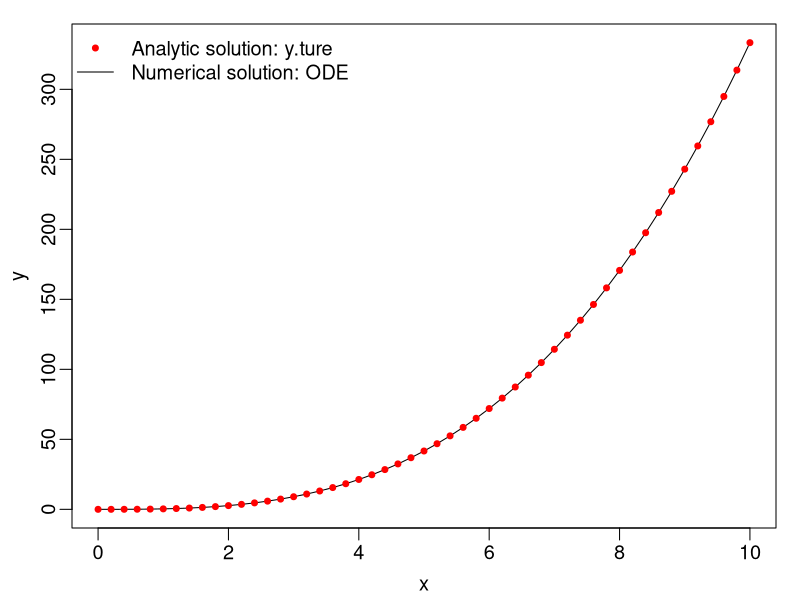

The R source for this figure: (Note: this script raises an error after producing the figure.)
## Lab 2: SIR MODEL
## SCRIPT TO TEST THE SIR MODEL

## if you haven't had it installed yet, type in the following first:
## install.packages('deSolve')
library(deSolve)

## PRE-LAB: TRY THE ODE SOLVER
## SIMPLE ODE: dy/dx=x^2
myfunc = function(x,y,parms){
  dy = x^2
  list(dy)
}
xs = seq(0,10,by = .2)
state = c(y = 0); 
out = ode(y = state, times = xs, func = myfunc, parms = NULL)

y.true = 1/3*xs^3

## check if the ode is working
par(mar = c(3,3,1,1), mgp = c(1.8,.5,0), cex = 1.2)
plot(out[,1], out[,2], xlab = 'x',ylab = 'y', type = 'l')
points(xs,y.true,col = 'red', pch = 20)
legend('topleft', legend = c('Analytic solution: y.ture','Numerical solution: ODE'),
       col = c('red','black'), lty = c(NA,1), pch = c(20,NA), bty = 'n')

## try the SIR
SIR = function(t, state, parameters){
  with(as.list(c(state, parameters)),{
    # rate of change
    dS = -beta*S*I/N;
    dI = beta*S*I/N - gamma*I;
    dR = gamma * I;
    # return the rate of change
    list(c(dS,dI, dR))
  }) # end with(as.list...)
}


# specify initial conditions/parameters
N = 1e5; # population size
I0 = 10; # initial No. of Infectious people
S0 = N - I0;  # initial No. of Susceptible people
state = c(S = S0, I = I0);  # store the inital conditions I & S together 
parameters = c(beta = .5, gamma = .3);  # store the model parameters

times = seq(0,100, by = 1);
sim = ode(y = state, times = times, func = SIR, parms = parameters);

View(sim)  # to see what's in the model output 'sim'
s = sim[,'S']/N
i = sim[,'I']/N


################################################################################
## YOU CAN USE THE FOLLOWING SECTION TO SEE THE CHANGES IN S AND I STEP BY STEP
################################################################################
## CHANGE IN NUMBER OF INFECTIOUS
numWk = 15; tmstep = 7; # weekly increase
wklyS = wklyI = rep(0,numWk + 1);
wklyS[1] = S0; wklyI[1] = I0;
wk = 1; # first week
times = seq(tmstep*(wk - 1),tmstep*wk, by = 1);
state = c(S = wklyS[wk], I = wklyI[wk])
sim = ode(y = state, times = times, func = SIR, parms = parameters);
wklyS[wk + 1] = tail(sim[,'S'],1); # save new state
wklyI[wk + 1] = tail(sim[,'I'],1);
plot(sim[,'time'], sim[,'I'], ylim = c(0, N*.12), xlim = c(0,tmstep*numWk),
     ylab = 'I', xlab = 'Time', pch = 20)
for (wk in 2:numWk) {
  times = seq(tmstep*(wk - 1), tmstep*wk, by = 1);
  state = c(S = wklyS[wk], I = wklyI[wk])
  sim = ode(y = state, times = times, func = SIR, parms = parameters);
  wklyS[wk + 1] = tail(sim[,'S'], 1); # save new state
  wklyI[wk + 1] = tail(sim[,'I'], 1);
  points(tail(sim[,'time'], tmstep), tail(sim[,'I'],tmstep), pch = 20)
  readline("Press <return to continue") ## PRESS ENTER TO PROCEED
}

## CHANGE IN THE NUMBER OF SUSCEPTIBLES
wklyS = wklyI = rep(0, numWk + 1);
wklyS[1] = S0; wklyI[1] = I0;
wk = 1; # first week
times = seq(tmstep*(wk - 1), tmstep*wk,by = 1);
state = c(S = wklyS[wk], I = wklyI[wk])
sim = ode(y = state, times = times, func = SIR, parms = parameters);
wklyS[wk + 1] = tail(sim[,'S'], 1); # save new state
wklyI[wk + 1] = tail(sim[,'I'], 1);
plot(sim[,'time'], sim[,'S']/N, ylim = c(0,1), xlim = c(0,tmstep*numWk),
     ylab = '% Susceptible', xlab = 'Time', pch = 20)
for (wk in 2:numWk) {
  times = seq(tmstep*(wk - 1), tmstep*wk, by = 1);
  state = c(S = wklyS[wk], I = wklyI[wk])
  sim = ode(y = state, times = times, func = SIR, parms = parameters);
  wklyS[wk + 1] = tail(sim[,'S'], 1); # save new state
  wklyI[wk + 1] = tail(sim[,'I'], 1);
  points(tail(sim[,'time'], tmstep), tail(sim[,'S']/N,tmstep), pch = 20)
  readline("Press <return to continue") ## PRESS ENTER TO PROCEED
}


## LAB REPORT EXERCISES:


################################################################################
## Q1: What do we find R (# recovered)?

# Compute and plot R over time for the following epidemic setting. What is the final epidemic size (i.e. R at the end of the epidemic)?
################################################################################

# Specifying the initial conditions/parameters:

N = 1e5; # N, the population size
I0 = 10; # I, the initial # of Infectious people
S0 = N - I0;  # S, the initial # of Susceptible people
R0 = N - I0 - S0; # Calculating R0 with the R = N - I - S equation
state = c(S = S0, I = I0, R = R0);  # Storing the inital conditions I & S & R together 
parameters = c(beta = .5, gamma = .3);  # Storing the model parameters beta and gamma

times = seq(0,365, by = 1); # Running for 365 days (a year)
sim = ode(y = state, times = times, func = SIR, parms = parameters);

View(sim)
s = sim[, 'S']/N
i = sim[, 'I']/N
r = sim[, 'R']/N

#plot R over time 

plot(times, sim[, 'R'],
     xlab = 'Day',
     ylab = 'Recovered (R)',
     type = 'l', lty = 1,
     col = 'red', lwd = 2,
     main = 'Plotting Recovered over the course of Epidemic Year')

sim[366, 'R']

# R = N-sim[,"I"]-sim[,"S"] if you don't edit the SIR

################################################################################
## Q2: TEST HOW BETA AND GAMMA (R0) AFFECT THE EPIDEMIC 
################################################################################

## CHANGE THE PARAMETERS SPECIFIC IN THE LAB ASSIGNMENT
#(1) beta=0.5; gamma=0.3 (2) beta=0.5; gamma=0.4 (3) beta=0.5; gamma=0.5 (4) beta=0.5; gamma=0.6

## ERIC NOTES: (beta/gamma = r_0, so as gamma increases, r_0 decreases)

## RUN THE MODEL AND SEE THE DIFFERENCE
## REPORT YOUR FINDINGS


N = 1e5; # N, the population size
I0 = 10; # I, the initial # of Infectious people
S0 = N - I0;  # S, the initial # of Susceptible people
R0 = N - I0 - S0; # Calculating R0 with the R = N - I - S equation
state = c(S = S0, I = I0, R = R0);  # Storing the inital conditions I & S & R together 
parameters = c(beta = .5, gamma = .6);  # Storing the model parameters beta and gamma

times = seq(0,365, by = 1); # Running for 365 days (a year)
sim = ode(y = state, times = times, func = SIR, parms = parameters);

plot(times, sim[, 'I'],
     xlab = 'Day',
     ylab = 'I',
     type = 'l', lty = 1,
     col = 'red', lwd = 2,
     main = 'Plotting I over the course of the Year, beta = .5, gamma = .6')


s = sim[, 'S']/N
i = sim[, 'I']/N
r = sim[, 'R']/N


sim[366, 'R']



################################################################################
## Qs3&4: TEST EXPONENTIAL PERIOD: the first few weeks
################################################################################


N = 1e5; # N, the population size
I0 = 10; # I, the initial # of Infectious people
S0 = N - I0;  # S, the initial # of Susceptible people
R0 = N - I0 - S0; # Calculating R0 with the R = N - I - S equation
state = c(S = S0, I = I0, R = R0);  # Storing the inital conditions I & S & R together 
parameters = c(beta = .5, gamma = .3);  # Storing the model parameters beta and gamma

times = seq(0,100, by = 1); # Running for 365 days (a year)
sim = ode(y = state, times = times, func = SIR, parms = parameters);

s = sim[,'S']/N
i = sim[,'I']/N


WkExp = 5; # CHANGE THE NUMBER OF WEEK HERE
Iexp = sim[seq(1, length = WkExp, by = 7), 'I']; 
# NOTE: THE TIME STEP IN THE SIMULATION IS DAY, BUT WE ARE LOOKING AT WEEK HERE
# SO WE USE 'seq(1,length=WkExp,by=7)' TO EXTRACT THE CORRESPONDING DATE FOR EACH WEEK
lnI = log(Iexp); # TAKE THE LOG
tt = seq(1, length = WkExp, by = 7)
fit = lm(lnI~tt) # LINEAR REGRESSION
slope = fit$coeff[2] ## extract the slope for the linear regression

par(mfrow = c(1,1), cex = 1.5)
plot(tt, lnI, xlab = 'Time', main = 'Number of Weeks = 8')
lines(tt, fit$coeff[1] + fit$coeff[2]*tt, col = 'red', lwd = 2)

## NOW TRY HOW LONG THE EXPONENTIAL PERIOD CAN LAST BY CHANING WkExp by yourself

################################################################################
## Q5: TEST EPIDEMIC BURNOUT
################################################################################

N = 1e5; # N, the population size
I0 = 10; # I, the initial # of Infectious people
S0 = N - I0;  # S, the initial # of Susceptible people
R0 = N - I0 - S0; # Calculating R0 with the R = N - I - S equation
state = c(S = S0, I = I0, R = R0);  # Storing the inital conditions I & S & R together 
parameters = c(beta = .5, gamma = .3);  # Storing the model parameters beta and gamma

times = seq(0,600, by = 1); # Running for 365 days (a year)
sim = ode(y = state, times = times, func = SIR, parms = parameters);

s = sim[,'S']/N
i = sim[,'I']/N

sim[601, 'S']

sim[601, 'I']

tail(sim,1)
